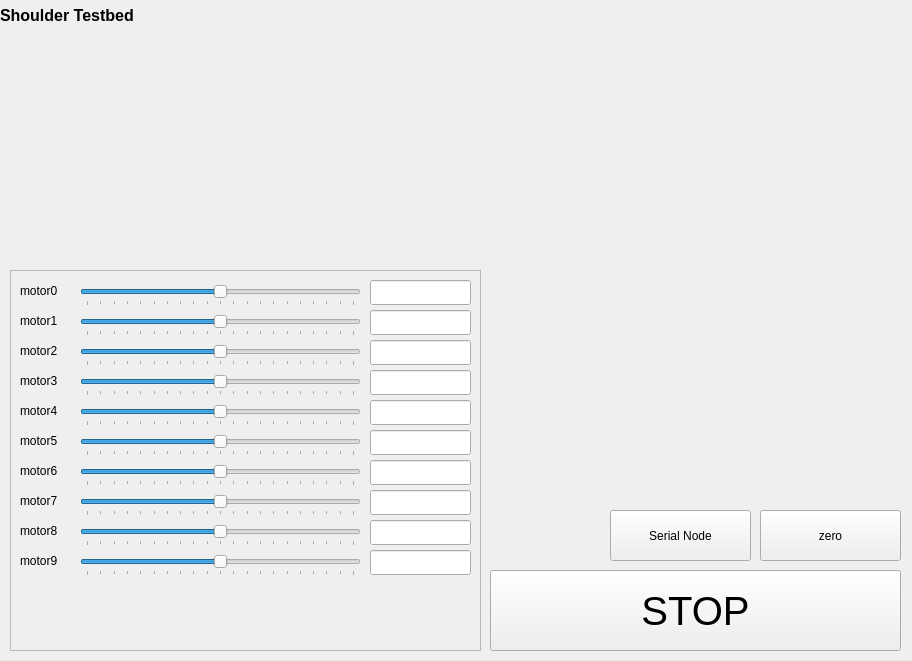
<?xml version="1.0" encoding="UTF-8"?>
<ui version="4.0">
 <class>ShoulderTestbed</class>
 <widget class="QWidget" name="ShoulderTestbed">
  <property name="geometry">
   <rect>
    <x>0</x>
    <y>0</y>
    <width>912</width>
    <height>661</height>
   </rect>
  </property>
  <property name="windowTitle">
   <string>Form</string>
  </property>
  <widget class="QCustomPlot" name="position_plot" native="true">
   <property name="geometry">
    <rect>
     <x>20</x>
     <y>30</y>
     <width>221</width>
     <height>231</height>
    </rect>
   </property>
  </widget>
  <widget class="QCustomPlot" name="velocity_plot" native="true">
   <property name="geometry">
    <rect>
     <x>240</x>
     <y>30</y>
     <width>221</width>
     <height>231</height>
    </rect>
   </property>
  </widget>
  <widget class="QCustomPlot" name="displacement_plot" native="true">
   <property name="geometry">
    <rect>
     <x>460</x>
     <y>30</y>
     <width>221</width>
     <height>231</height>
    </rect>
   </property>
  </widget>
  <widget class="QCustomPlot" name="pwm_plot" native="true">
   <property name="geometry">
    <rect>
     <x>680</x>
     <y>30</y>
     <width>221</width>
     <height>231</height>
    </rect>
   </property>
  </widget>
  <widget class="QLabel" name="label_2">
   <property name="geometry">
    <rect>
     <x>0</x>
     <y>0</y>
     <width>171</width>
     <height>31</height>
    </rect>
   </property>
   <property name="font">
    <font>
     <pointsize>12</pointsize>
     <weight>75</weight>
     <italic>false</italic>
     <bold>true</bold>
    </font>
   </property>
   <property name="text">
    <string>Shoulder Testbed</string>
   </property>
  </widget>
  <widget class="QPushButton" name="stop">
   <property name="geometry">
    <rect>
     <x>490</x>
     <y>570</y>
     <width>411</width>
     <height>81</height>
    </rect>
   </property>
   <property name="font">
    <font>
     <pointsize>30</pointsize>
    </font>
   </property>
   <property name="text">
    <string>STOP</string>
   </property>
   <property name="checkable">
    <bool>true</bool>
   </property>
  </widget>
  <widget class="QPushButton" name="serial_node">
   <property name="enabled">
    <bool>true</bool>
   </property>
   <property name="geometry">
    <rect>
     <x>610</x>
     <y>510</y>
     <width>141</width>
     <height>51</height>
    </rect>
   </property>
   <property name="text">
    <string>Serial Node</string>
   </property>
  </widget>
  <widget class="QPushButton" name="zero">
   <property name="enabled">
    <bool>true</bool>
   </property>
   <property name="geometry">
    <rect>
     <x>760</x>
     <y>510</y>
     <width>141</width>
     <height>51</height>
    </rect>
   </property>
   <property name="text">
    <string>zero</string>
   </property>
  </widget>
  <widget class="QCustomPlot" name="magnetic_plot" native="true">
   <property name="geometry">
    <rect>
     <x>680</x>
     <y>260</y>
     <width>221</width>
     <height>231</height>
    </rect>
   </property>
  </widget>
  <widget class="QFrame" name="motor_control">
   <property name="geometry">
    <rect>
     <x>10</x>
     <y>270</y>
     <width>471</width>
     <height>381</height>
    </rect>
   </property>
   <property name="frameShape">
    <enum>QFrame::StyledPanel</enum>
   </property>
   <property name="frameShadow">
    <enum>QFrame::Raised</enum>
   </property>
   <widget class="QLabel" name="label">
    <property name="geometry">
     <rect>
      <x>10</x>
      <y>10</y>
      <width>61</width>
      <height>21</height>
     </rect>
    </property>
    <property name="text">
     <string>motor0</string>
    </property>
   </widget>
   <widget class="QLineEdit" name="setpoint_motor_0">
    <property name="geometry">
     <rect>
      <x>360</x>
      <y>10</y>
      <width>101</width>
      <height>25</height>
     </rect>
    </property>
    <property name="readOnly">
     <bool>true</bool>
    </property>
   </widget>
   <widget class="QSlider" name="motor_0">
    <property name="geometry">
     <rect>
      <x>70</x>
      <y>15</y>
      <width>281</width>
      <height>21</height>
     </rect>
    </property>
    <property name="minimum">
     <number>-1000</number>
    </property>
    <property name="maximum">
     <number>1000</number>
    </property>
    <property name="pageStep">
     <number>100</number>
    </property>
    <property name="value">
     <number>0</number>
    </property>
    <property name="orientation">
     <enum>Qt::Horizontal</enum>
    </property>
    <property name="invertedControls">
     <bool>false</bool>
    </property>
    <property name="tickPosition">
     <enum>QSlider::TicksBelow</enum>
    </property>
    <property name="tickInterval">
     <number>100</number>
    </property>
   </widget>
   <widget class="QLineEdit" name="setpoint_motor_1">
    <property name="geometry">
     <rect>
      <x>360</x>
      <y>40</y>
      <width>101</width>
      <height>25</height>
     </rect>
    </property>
    <property name="readOnly">
     <bool>true</bool>
    </property>
   </widget>
   <widget class="QSlider" name="motor_1">
    <property name="geometry">
     <rect>
      <x>70</x>
      <y>45</y>
      <width>281</width>
      <height>21</height>
     </rect>
    </property>
    <property name="minimum">
     <number>-1000</number>
    </property>
    <property name="maximum">
     <number>1000</number>
    </property>
    <property name="pageStep">
     <number>100</number>
    </property>
    <property name="value">
     <number>0</number>
    </property>
    <property name="orientation">
     <enum>Qt::Horizontal</enum>
    </property>
    <property name="invertedControls">
     <bool>false</bool>
    </property>
    <property name="tickPosition">
     <enum>QSlider::TicksBelow</enum>
    </property>
    <property name="tickInterval">
     <number>100</number>
    </property>
   </widget>
   <widget class="QLabel" name="label_3">
    <property name="geometry">
     <rect>
      <x>10</x>
      <y>40</y>
      <width>61</width>
      <height>21</height>
     </rect>
    </property>
    <property name="text">
     <string>motor1</string>
    </property>
   </widget>
   <widget class="QLineEdit" name="setpoint_motor_2">
    <property name="geometry">
     <rect>
      <x>360</x>
      <y>70</y>
      <width>101</width>
      <height>25</height>
     </rect>
    </property>
    <property name="readOnly">
     <bool>true</bool>
    </property>
   </widget>
   <widget class="QSlider" name="motor_2">
    <property name="geometry">
     <rect>
      <x>70</x>
      <y>75</y>
      <width>281</width>
      <height>21</height>
     </rect>
    </property>
    <property name="minimum">
     <number>-1000</number>
    </property>
    <property name="maximum">
     <number>1000</number>
    </property>
    <property name="pageStep">
     <number>100</number>
    </property>
    <property name="value">
     <number>0</number>
    </property>
    <property name="orientation">
     <enum>Qt::Horizontal</enum>
    </property>
    <property name="invertedControls">
     <bool>false</bool>
    </property>
    <property name="tickPosition">
     <enum>QSlider::TicksBelow</enum>
    </property>
    <property name="tickInterval">
     <number>100</number>
    </property>
   </widget>
   <widget class="QLabel" name="label_4">
    <property name="geometry">
     <rect>
      <x>10</x>
      <y>70</y>
      <width>61</width>
      <height>21</height>
     </rect>
    </property>
    <property name="text">
     <string>motor2</string>
    </property>
   </widget>
   <widget class="QLineEdit" name="setpoint_motor_3">
    <property name="geometry">
     <rect>
      <x>360</x>
      <y>100</y>
      <width>101</width>
      <height>25</height>
     </rect>
    </property>
    <property name="readOnly">
     <bool>true</bool>
    </property>
   </widget>
   <widget class="QSlider" name="motor_3">
    <property name="geometry">
     <rect>
      <x>70</x>
      <y>105</y>
      <width>281</width>
      <height>21</height>
     </rect>
    </property>
    <property name="minimum">
     <number>-1000</number>
    </property>
    <property name="maximum">
     <number>1000</number>
    </property>
    <property name="pageStep">
     <number>100</number>
    </property>
    <property name="value">
     <number>0</number>
    </property>
    <property name="orientation">
     <enum>Qt::Horizontal</enum>
    </property>
    <property name="invertedControls">
     <bool>false</bool>
    </property>
    <property name="tickPosition">
     <enum>QSlider::TicksBelow</enum>
    </property>
    <property name="tickInterval">
     <number>100</number>
    </property>
   </widget>
   <widget class="QLabel" name="label_5">
    <property name="geometry">
     <rect>
      <x>10</x>
      <y>100</y>
      <width>61</width>
      <height>21</height>
     </rect>
    </property>
    <property name="text">
     <string>motor3</string>
    </property>
   </widget>
   <widget class="QLineEdit" name="setpoint_motor_4">
    <property name="geometry">
     <rect>
      <x>360</x>
      <y>130</y>
      <width>101</width>
      <height>25</height>
     </rect>
    </property>
    <property name="readOnly">
     <bool>true</bool>
    </property>
   </widget>
   <widget class="QSlider" name="motor_4">
    <property name="geometry">
     <rect>
      <x>70</x>
      <y>135</y>
      <width>281</width>
      <height>21</height>
     </rect>
    </property>
    <property name="minimum">
     <number>-1000</number>
    </property>
    <property name="maximum">
     <number>1000</number>
    </property>
    <property name="pageStep">
     <number>100</number>
    </property>
    <property name="value">
     <number>0</number>
    </property>
    <property name="orientation">
     <enum>Qt::Horizontal</enum>
    </property>
    <property name="invertedControls">
     <bool>false</bool>
    </property>
    <property name="tickPosition">
     <enum>QSlider::TicksBelow</enum>
    </property>
    <property name="tickInterval">
     <number>100</number>
    </property>
   </widget>
   <widget class="QLabel" name="label_6">
    <property name="geometry">
     <rect>
      <x>10</x>
      <y>130</y>
      <width>61</width>
      <height>21</height>
     </rect>
    </property>
    <property name="text">
     <string>motor4</string>
    </property>
   </widget>
   <widget class="QLineEdit" name="setpoint_motor_5">
    <property name="geometry">
     <rect>
      <x>360</x>
      <y>160</y>
      <width>101</width>
      <height>25</height>
     </rect>
    </property>
    <property name="readOnly">
     <bool>true</bool>
    </property>
   </widget>
   <widget class="QSlider" name="motor_5">
    <property name="geometry">
     <rect>
      <x>70</x>
      <y>165</y>
      <width>281</width>
      <height>21</height>
     </rect>
    </property>
    <property name="minimum">
     <number>-1000</number>
    </property>
    <property name="maximum">
     <number>1000</number>
    </property>
    <property name="pageStep">
     <number>100</number>
    </property>
    <property name="value">
     <number>0</number>
    </property>
    <property name="orientation">
     <enum>Qt::Horizontal</enum>
    </property>
    <property name="invertedControls">
     <bool>false</bool>
    </property>
    <property name="tickPosition">
     <enum>QSlider::TicksBelow</enum>
    </property>
    <property name="tickInterval">
     <number>100</number>
    </property>
   </widget>
   <widget class="QLabel" name="label_7">
    <property name="geometry">
     <rect>
      <x>10</x>
      <y>160</y>
      <width>61</width>
      <height>21</height>
     </rect>
    </property>
    <property name="text">
     <string>motor5</string>
    </property>
   </widget>
   <widget class="QLineEdit" name="setpoint_motor_6">
    <property name="geometry">
     <rect>
      <x>360</x>
      <y>190</y>
      <width>101</width>
      <height>25</height>
     </rect>
    </property>
    <property name="readOnly">
     <bool>true</bool>
    </property>
   </widget>
   <widget class="QSlider" name="motor_6">
    <property name="geometry">
     <rect>
      <x>70</x>
      <y>195</y>
      <width>281</width>
      <height>21</height>
     </rect>
    </property>
    <property name="minimum">
     <number>-1000</number>
    </property>
    <property name="maximum">
     <number>1000</number>
    </property>
    <property name="pageStep">
     <number>100</number>
    </property>
    <property name="value">
     <number>0</number>
    </property>
    <property name="orientation">
     <enum>Qt::Horizontal</enum>
    </property>
    <property name="invertedControls">
     <bool>false</bool>
    </property>
    <property name="tickPosition">
     <enum>QSlider::TicksBelow</enum>
    </property>
    <property name="tickInterval">
     <number>100</number>
    </property>
   </widget>
   <widget class="QLabel" name="label_8">
    <property name="geometry">
     <rect>
      <x>10</x>
      <y>190</y>
      <width>61</width>
      <height>21</height>
     </rect>
    </property>
    <property name="text">
     <string>motor6</string>
    </property>
   </widget>
   <widget class="QLineEdit" name="setpoint_motor_7">
    <property name="geometry">
     <rect>
      <x>360</x>
      <y>220</y>
      <width>101</width>
      <height>25</height>
     </rect>
    </property>
    <property name="readOnly">
     <bool>true</bool>
    </property>
   </widget>
   <widget class="QSlider" name="motor_7">
    <property name="geometry">
     <rect>
      <x>70</x>
      <y>225</y>
      <width>281</width>
      <height>21</height>
     </rect>
    </property>
    <property name="minimum">
     <number>-1000</number>
    </property>
    <property name="maximum">
     <number>1000</number>
    </property>
    <property name="pageStep">
     <number>100</number>
    </property>
    <property name="value">
     <number>0</number>
    </property>
    <property name="orientation">
     <enum>Qt::Horizontal</enum>
    </property>
    <property name="invertedControls">
     <bool>false</bool>
    </property>
    <property name="tickPosition">
     <enum>QSlider::TicksBelow</enum>
    </property>
    <property name="tickInterval">
     <number>100</number>
    </property>
   </widget>
   <widget class="QLabel" name="label_9">
    <property name="geometry">
     <rect>
      <x>10</x>
      <y>220</y>
      <width>61</width>
      <height>21</height>
     </rect>
    </property>
    <property name="text">
     <string>motor7</string>
    </property>
   </widget>
   <widget class="QLineEdit" name="setpoint_motor_8">
    <property name="geometry">
     <rect>
      <x>360</x>
      <y>250</y>
      <width>101</width>
      <height>25</height>
     </rect>
    </property>
    <property name="readOnly">
     <bool>true</bool>
    </property>
   </widget>
   <widget class="QSlider" name="motor_8">
    <property name="geometry">
     <rect>
      <x>70</x>
      <y>255</y>
      <width>281</width>
      <height>21</height>
     </rect>
    </property>
    <property name="minimum">
     <number>-1000</number>
    </property>
    <property name="maximum">
     <number>1000</number>
    </property>
    <property name="pageStep">
     <number>100</number>
    </property>
    <property name="value">
     <number>0</number>
    </property>
    <property name="orientation">
     <enum>Qt::Horizontal</enum>
    </property>
    <property name="invertedControls">
     <bool>false</bool>
    </property>
    <property name="tickPosition">
     <enum>QSlider::TicksBelow</enum>
    </property>
    <property name="tickInterval">
     <number>100</number>
    </property>
   </widget>
   <widget class="QLabel" name="label_10">
    <property name="geometry">
     <rect>
      <x>10</x>
      <y>250</y>
      <width>61</width>
      <height>21</height>
     </rect>
    </property>
    <property name="text">
     <string>motor8</string>
    </property>
   </widget>
   <widget class="QLineEdit" name="setpoint_motor_9">
    <property name="geometry">
     <rect>
      <x>360</x>
      <y>280</y>
      <width>101</width>
      <height>25</height>
     </rect>
    </property>
    <property name="readOnly">
     <bool>true</bool>
    </property>
   </widget>
   <widget class="QSlider" name="motor_9">
    <property name="geometry">
     <rect>
      <x>70</x>
      <y>285</y>
      <width>281</width>
      <height>21</height>
     </rect>
    </property>
    <property name="minimum">
     <number>-1000</number>
    </property>
    <property name="maximum">
     <number>1000</number>
    </property>
    <property name="pageStep">
     <number>100</number>
    </property>
    <property name="value">
     <number>0</number>
    </property>
    <property name="orientation">
     <enum>Qt::Horizontal</enum>
    </property>
    <property name="invertedControls">
     <bool>false</bool>
    </property>
    <property name="tickPosition">
     <enum>QSlider::TicksBelow</enum>
    </property>
    <property name="tickInterval">
     <number>100</number>
    </property>
   </widget>
   <widget class="QLabel" name="label_11">
    <property name="geometry">
     <rect>
      <x>10</x>
      <y>280</y>
      <width>61</width>
      <height>21</height>
     </rect>
    </property>
    <property name="text">
     <string>motor9</string>
    </property>
   </widget>
  </widget>
 </widget>
 <customwidgets>
  <customwidget>
   <class>QCustomPlot</class>
   <extends>QWidget</extends>
   <header>qcustomplot.h</header>
   <container>1</container>
  </customwidget>
 </customwidgets>
 <resources/>
 <connections/>
</ui>
